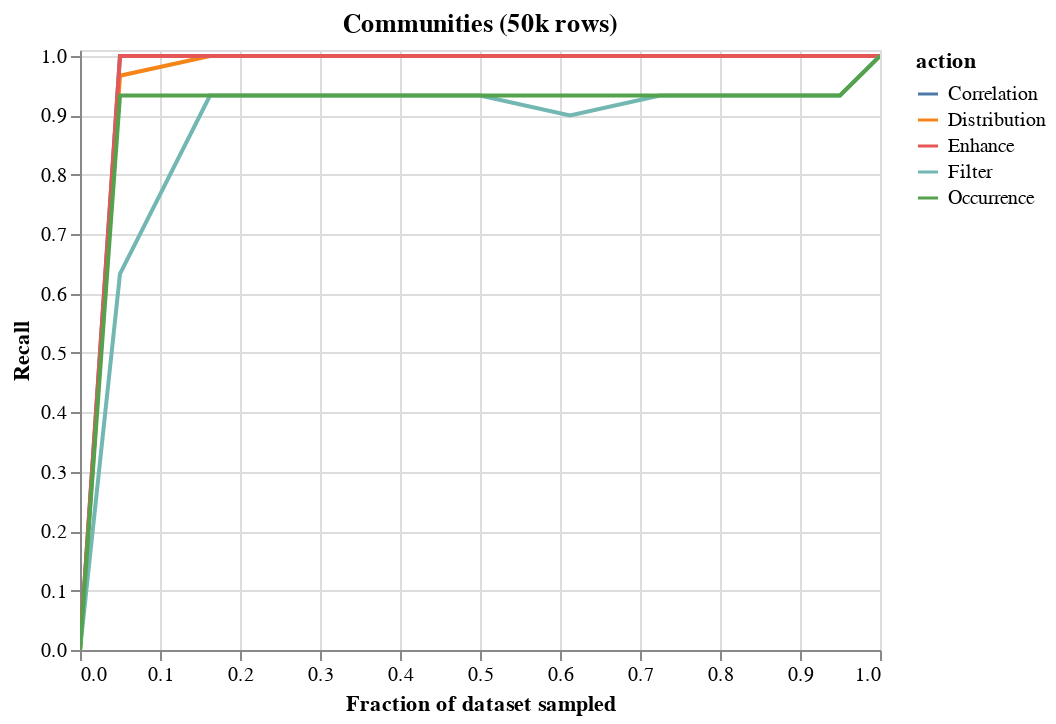

This figure's notebook cell:
### Code cell
df = trial_df 
df = df.groupby(["nfrac","action"]).mean().reset_index()
alt.Chart(df,title="Communities (50k rows)").mark_line().encode(
    x = alt.X("nfrac",title="Fraction of dataset sampled"),#scale=alt.Scale(type="log")),
    y = alt.Y("Recall",scale=alt.Scale(domain=(0,1.01))),
    color = "action"
).interactive()

### Figure 1 — Vega-Lite specification as saved in the notebook (floating-point values rounded to 4 significant figures)
{"config": {"view": {"continuousWidth": 400, "continuousHeight": 300}}, "data": {"name": "data-a6e5227f0e281d24aa146bbeeea48a80"}, "mark": "line", "encoding": {"color": {"type": "nominal", "field": "action"}, "x": {"type": "quantitative", "field": "nfrac", "title": "Fraction of dataset sampled"}, "y": {"type": "quantitative", "field": "Recall", "scale": {"domain": [0, 1.01]}}}, "selection": {"selector010": {"type": "interval", "bind": "scales", "encodings": ["x", "y"]}}, "title": "Communities (50k rows)", "$schema": "https://vega.github.io/schema/vega-lite/v4.8.1.json", "datasets": {"data-a6e5227f0e281d24aa146bbeeea48a80": [{"nfrac": 0.0, "action": "Correlation", "Precision": 0.0, "Recall": 0.0, "FScore": 0.0}, {"nfrac": 0.0, "action": "Distribution", "Precision": 0.0, "Recall": 0.0, "FScore": 0.0}, {"nfrac": 0.0, "action": "Enhance", "Precision": 0.0, "Recall": 0.0, "FScore": 0.0}, {"nfrac": 0.0, "action": "Filter", "Precision": 0.0, "Recall": 0.0, "FScore": 0.0}, {"nfrac": 0.0, "action": "Occurrence", "Precision": 0.0, "Recall": 0.0, "FScore": 0.0}, {"nfrac": 0.05, "action": "Correlation", "Precision": 1.0, "Recall": 1.0, "FScore": 1.0}, {"nfrac": 0.05, "action": "Distribution", "Precision": 1.0, "Recall": 0.9667, "FScore": 0.9828}, {"nfrac": 0.05, "action": "Enhance", "Precision": 1.0, "Recall": 1.0, "FScore": 1.0}, {"nfrac": 0.05, "action": "Filter", "Precision": 1.0, "Recall": 0.6333, "FScore": 0.775}, {"nfrac": 0.05, "action": "Occurrence", "Precision": 1.0, "Recall": 0.9333, "FScore": 0.9655}, {"nfrac": 0.1625, "action": "Correlation", "Precision": 1.0, "Recall": 1.0, "FScore": 1.0}, {"nfrac": 0.1625, "action": "Distribution", "Precision": 1.0, "Recall": 1.0, "FScore": 1.0}, {"nfrac": 0.1625, "action": "Enhance", "Precision": 1.0, "Recall": 1.0, "FScore": 1.0}, {"nfrac": 0.1625, "action": "Filter", "Precision": 1.0, "Recall": 0.9333, "FScore": 0.9655}, {"nfrac": 0.1625, "action": "Occurrence", "Precision": 1.0, "Recall": 0.9333, "FScore": 0.9655}, {"nfrac": 0.275, "action": "Correlation", "Precision": 1.0, "Recall": 1.0, "FScore": 1.0}, {"nfrac": 0.275, "action": "Distribution", "Precision": 1.0, "Recall": 1.0, "FScore": 1.0}, {"nfrac": 0.275, "action": "Enhance", "Precision": 1.0, "Recall": 1.0, "FScore": 1.0}, {"nfrac": 0.275, "action": "Filter", "Precision": 1.0, "Recall": 0.9333, "FScore": 0.9655}, {"nfrac": 0.275, "action": "Occurrence", "Precision": 1.0, "Recall": 0.9333, "FScore": 0.9655}, {"nfrac": 0.3875, "action": "Correlation", "Precision": 1.0, "Recall": 1.0, "FScore": 1.0}, {"nfrac": 0.3875, "action": "Distribution", "Precision": 1.0, "Recall": 1.0, "FScore": 1.0}, {"nfrac": 0.3875, "action": "Enhance", "Precision": 1.0, "Recall": 1.0, "FScore": 1.0}, {"nfrac": 0.3875, "action": "Filter", "Precision": 1.0, "Recall": 0.9333, "FScore": 0.9655}, {"nfrac": 0.3875, "action": "Occurrence", "Precision": 1.0, "Recall": 0.9333, "FScore": 0.9655}, {"nfrac": 0.5, "action": "Correlation", "Precision": 1.0, "Recall": 1.0, "FScore": 1.0}, {"nfrac": 0.5, "action": "Distribution", "Precision": 1.0, "Recall": 1.0, "FScore": 1.0}, {"nfrac": 0.5, "action": "Enhance", "Precision": 1.0, "Recall": 1.0, "FScore": 1.0}, {"nfrac": 0.5, "action": "Filter", "Precision": 1.0, "Recall": 0.9333, "FScore": 0.9655}, {"nfrac": 0.5, "action": "Occurrence", "Precision": 1.0, "Recall": 0.9333, "FScore": 0.9655}, {"nfrac": 0.6125, "action": "Correlation", "Precision": 1.0, "Recall": 1.0, "FScore": 1.0}, {"nfrac": 0.6125, "action": "Distribution", "Precision": 1.0, "Recall": 1.0, "FScore": 1.0}, {"nfrac": 0.6125, "action": "Enhance", "Precision": 1.0, "Recall": 1.0, "FScore": 1.0}, {"nfrac": 0.6125, "action": "Filter", "Precision": 1.0, "Recall": 0.9, "FScore": 0.947}, {"nfrac": 0.6125, "action": "Occurrence", "Precision": 1.0, "Recall": 0.9333, "FScore": 0.9655}, {"nfrac": 0.725, "action": "Correlation", "Precision": 1.0, "Recall": 1.0, "FScore": 1.0}, {"nfrac": 0.725, "action": "Distribution", "Precision": 1.0, "Recall": 1.0, "FScore": 1.0}, {"nfrac": 0.725, "action": "Enhance", "Precision": 1.0, "Recall": 1.0, "FScore": 1.0}, {"nfrac": 0.725, "action": "Filter", "Precision": 1.0, "Recall": 0.9333, "FScore": 0.9655}, {"nfrac": 0.725, "action": "Occurrence", "Precision": 1.0, "Recall": 0.9333, "FScore": 0.9655}, {"nfrac": 0.8375, "action": "Correlation", "Precision": 1.0, "Recall": 1.0, "FScore": 1.0}, {"nfrac": 0.8375, "action": "Distribution", "Precision": 1.0, "Recall": 1.0, "FScore": 1.0}, {"nfrac": 0.8375, "action": "Enhance", "Precision": 1.0, "Recall": 1.0, "FScore": 1.0}, {"nfrac": 0.8375, "action": "Filter", "Precision": 1.0, "Recall": 0.9333, "FScore": 0.9655}, {"nfrac": 0.8375, "action": "Occurrence", "Precision": 1.0, "Recall": 0.9333, "FScore": 0.9655}, {"nfrac": 0.95, "action": "Correlation", "Precision": 1.0, "Recall": 1.0, "FScore": 1.0}, {"nfrac": 0.95, "action": "Distribution", "Precision": 1.0, "Recall": 1.0, "FScore": 1.0}, {"nfrac": 0.95, "action": "Enhance", "Precision": 1.0, "Recall": 1.0, "FScore": 1.0}, {"nfrac": 0.95, "action": "Filter", "Precision": 1.0, "Recall": 0.9333, "FScore": 0.9655}, {"nfrac": 0.95, "action": "Occurrence", "Precision": 1.0, "Recall": 0.9333, "FScore": 0.9655}, {"nfrac": 1.0, "action": "Correlation", "Precision": 1.0, "Recall": 1.0, "FScore": 1.0}, {"nfrac": 1.0, "action": "Distribution", "Precision": 1.0, "Recall": 1.0, "FScore": 1.0}, {"nfrac": 1.0, "action": "Enhance", "Precision": 1.0, "Recall": 1.0, "FScore": 1.0}, {"nfrac": 1.0, "action": "Filter", "Precision": 1.0, "Recall": 1.0, "FScore": 1.0}, {"nfrac": 1.0, "action": "Occurrence", "Precision": 1.0, "Recall": 1.0, "FScore": 1.0}]}}
